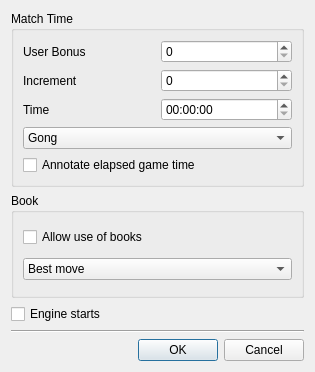
<?xml version="1.0" encoding="UTF-8"?>
<ui version="4.0">
 <class>MatchParameterDlg</class>
 <widget class="QDialog" name="MatchParameterDlg">
  <property name="geometry">
   <rect>
    <x>0</x>
    <y>0</y>
    <width>315</width>
    <height>372</height>
   </rect>
  </property>
  <property name="windowTitle">
   <string>Match Parameters</string>
  </property>
  <layout class="QVBoxLayout" name="verticalLayout">
   <item>
    <widget class="QGroupBox" name="groupBox">
     <property name="title">
      <string>Match Time</string>
     </property>
     <layout class="QVBoxLayout" name="verticalLayout_2">
      <item>
       <layout class="QHBoxLayout" name="horizontalLayout_2">
        <item>
         <widget class="QLabel" name="labelBonus">
          <property name="text">
           <string>User Bonus</string>
          </property>
          <property name="buddy">
           <cstring>timeBonus</cstring>
          </property>
         </widget>
        </item>
        <item>
         <widget class="QSpinBox" name="timeBonus"/>
        </item>
       </layout>
      </item>
      <item>
       <layout class="QHBoxLayout" name="horizontalLayout_3">
        <item>
         <widget class="QLabel" name="labelInc">
          <property name="text">
           <string>Increment</string>
          </property>
          <property name="buddy">
           <cstring>timeInc</cstring>
          </property>
         </widget>
        </item>
        <item>
         <widget class="QSpinBox" name="timeInc"/>
        </item>
       </layout>
      </item>
      <item>
       <layout class="QHBoxLayout" name="horizontalLayout">
        <item>
         <widget class="QLabel" name="labelTime">
          <property name="text">
           <string>Time</string>
          </property>
          <property name="buddy">
           <cstring>baseTime</cstring>
          </property>
         </widget>
        </item>
        <item>
         <widget class="QTimeEdit" name="baseTime">
          <property name="displayFormat">
           <string notr="true">HH:mm:ss</string>
          </property>
         </widget>
        </item>
       </layout>
      </item>
      <item>
       <widget class="QComboBox" name="cbMode">
        <item>
         <property name="text">
          <string>Gong</string>
         </property>
        </item>
        <item>
         <property name="text">
          <string>Sudden Death</string>
         </property>
        </item>
       </widget>
      </item>
      <item>
       <widget class="QCheckBox" name="annotateEgt">
        <property name="text">
         <string>Annotate elapsed game time</string>
        </property>
       </widget>
      </item>
     </layout>
    </widget>
   </item>
   <item>
    <widget class="QGroupBox" name="groupBox_2">
     <property name="title">
      <string>Book</string>
     </property>
     <layout class="QVBoxLayout" name="verticalLayout_3">
      <item>
       <widget class="QCheckBox" name="cbAllowBook">
        <property name="text">
         <string>Allow use of books</string>
        </property>
       </widget>
      </item>
      <item>
       <widget class="QComboBox" name="cbBookMove">
        <item>
         <property name="text">
          <string>Best move</string>
         </property>
        </item>
        <item>
         <property name="text">
          <string>Random selection</string>
         </property>
        </item>
        <item>
         <property name="text">
          <string>Weighted selection</string>
         </property>
        </item>
       </widget>
      </item>
     </layout>
    </widget>
   </item>
   <item>
    <widget class="QCheckBox" name="cbEngineStarts">
     <property name="enabled">
      <bool>true</bool>
     </property>
     <property name="text">
      <string>Engine starts</string>
     </property>
    </widget>
   </item>
   <item>
    <widget class="Line" name="line">
     <property name="orientation">
      <enum>Qt::Horizontal</enum>
     </property>
    </widget>
   </item>
   <item>
    <widget class="QDialogButtonBox" name="buttonBox">
     <property name="orientation">
      <enum>Qt::Horizontal</enum>
     </property>
     <property name="standardButtons">
      <set>QDialogButtonBox::Cancel|QDialogButtonBox::Ok</set>
     </property>
    </widget>
   </item>
  </layout>
 </widget>
 <resources/>
 <connections>
  <connection>
   <sender>buttonBox</sender>
   <signal>accepted()</signal>
   <receiver>MatchParameterDlg</receiver>
   <slot>accept()</slot>
   <hints>
    <hint type="sourcelabel">
     <x>248</x>
     <y>254</y>
    </hint>
    <hint type="destinationlabel">
     <x>157</x>
     <y>274</y>
    </hint>
   </hints>
  </connection>
  <connection>
   <sender>buttonBox</sender>
   <signal>rejected()</signal>
   <receiver>MatchParameterDlg</receiver>
   <slot>reject()</slot>
   <hints>
    <hint type="sourcelabel">
     <x>316</x>
     <y>260</y>
    </hint>
    <hint type="destinationlabel">
     <x>286</x>
     <y>274</y>
    </hint>
   </hints>
  </connection>
  <connection>
   <sender>cbAllowBook</sender>
   <signal>toggled(bool)</signal>
   <receiver>cbBookMove</receiver>
   <slot>setEnabled(bool)</slot>
   <hints>
    <hint type="sourcelabel">
     <x>160</x>
     <y>172</y>
    </hint>
    <hint type="destinationlabel">
     <x>157</x>
     <y>198</y>
    </hint>
   </hints>
  </connection>
 </connections>
</ui>
